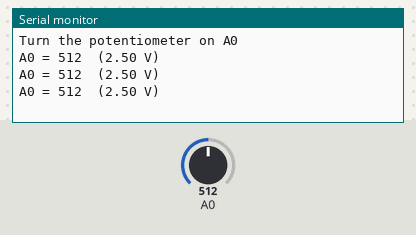
The sketch below on a simulated Arduino Uno, built with avr-gcc and run on an emulated ATmega328P. Parts: the last lines printed to the serial monitor. Inputs (shaded band) come from the test bench; at power-on: A0 = 512.

Above: at 1.3 s.
1.4 s: A0 set to 716
At 1.9 s:
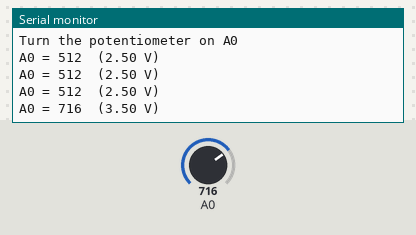
2.9 s: A0 set to 900
At 3.4 s:
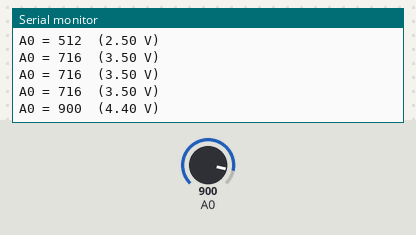
Timing chart, 0 to 5.9 s (numbered marks = the images above; inputs shaded):
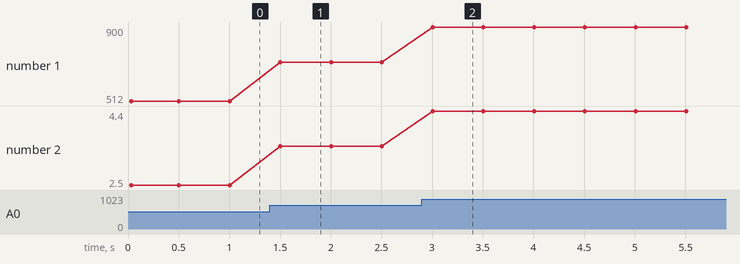

Measured:
- after the input at 1.4 s, the serial monitor: prints a new line after 0.10 s (image 1)
- after the input at 2.9 s, the serial monitor: prints a new line after 0.11 s (image 2)
- plotted number 1: 512 → 716 after the input at 1.4 s, 716 → 900 after the input at 2.9 s
- plotted number 2: 2.5 → 3.5 after the input at 1.4 s, 3.5 → 4.4 after the input at 2.9 s

The sketch:

analog_read.ino
```cpp
// AnalogReadSerial: read the potentiometer on A0 and print the value and voltage.
void setup() {
  Serial.begin(9600);
  Serial.println("Turn the potentiometer on A0");
}

void loop() {
  int raw = analogRead(A0);
  float volts = raw * (5.0 / 1023.0);
  Serial.print("A0 = ");
  Serial.print(raw);
  Serial.print("  (");
  Serial.print(volts, 2);
  Serial.println(" V)");
  delay(500);
}
```
